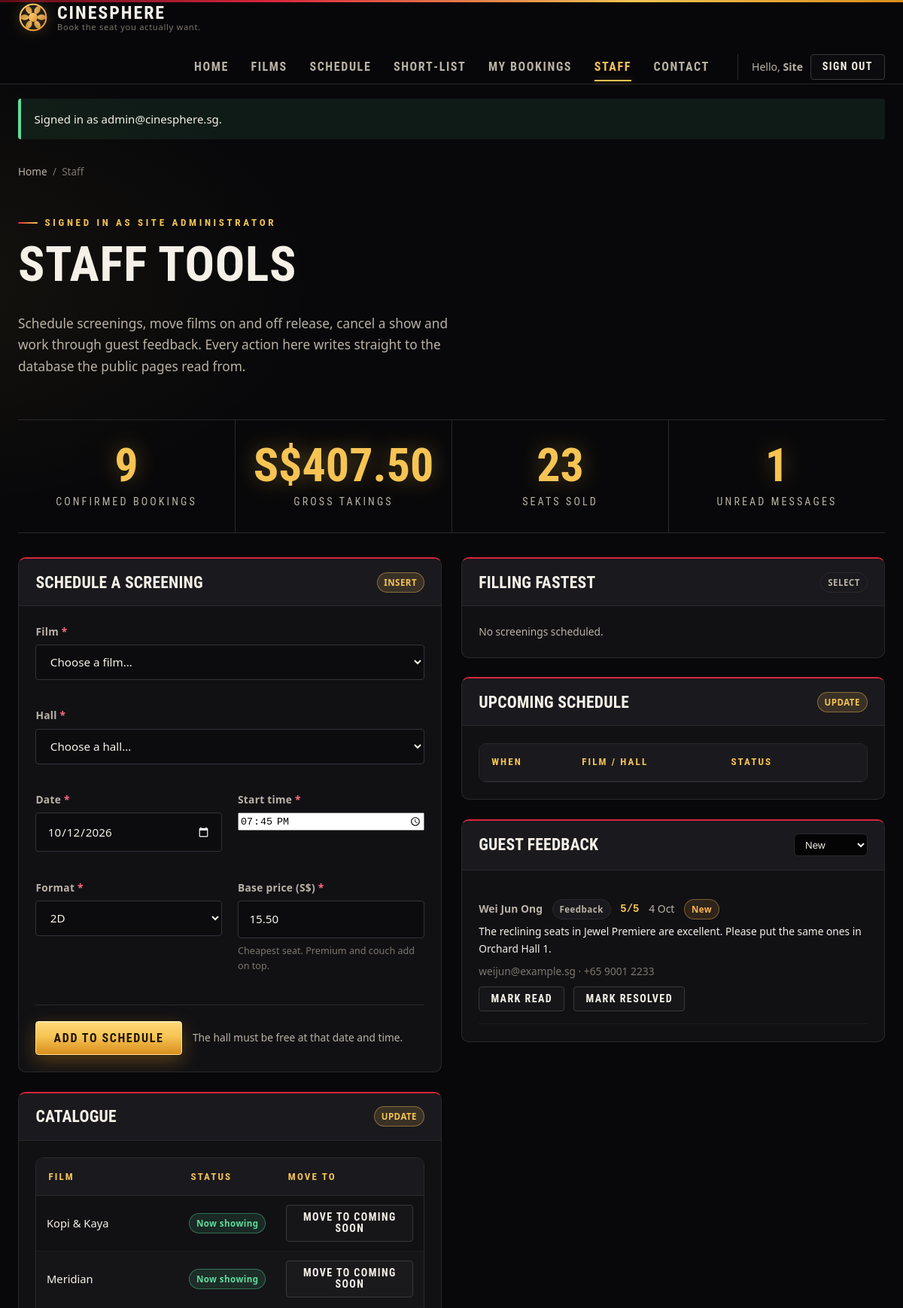
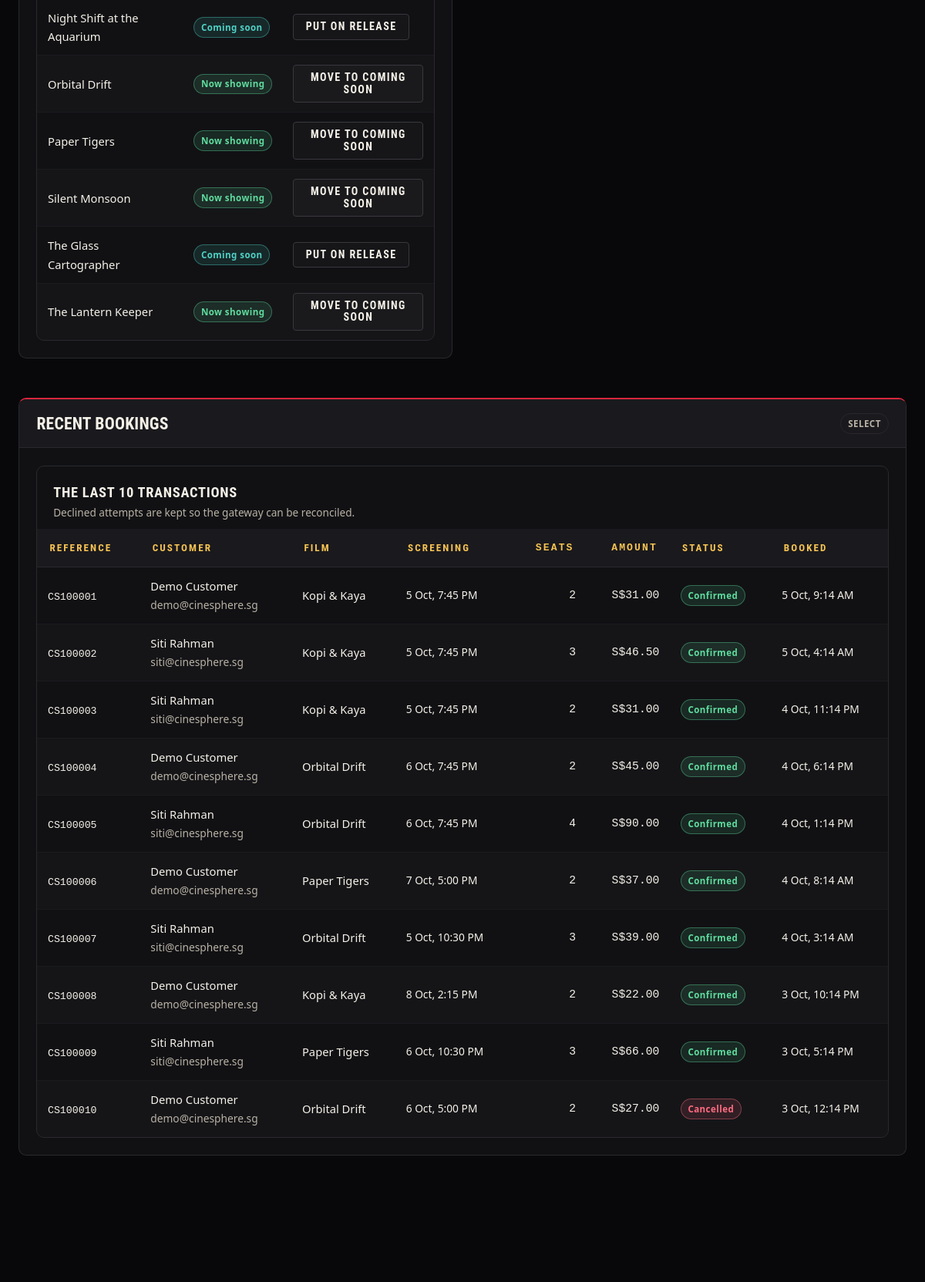
/admin.php (signed in, upper part), run on the app's committed database (2 pictures, top to bottom).
### tables this page shows
CREATE TABLE users (
    user_id       INT AUTO_INCREMENT PRIMARY KEY,
    full_name     VARCHAR(80)  NOT NULL,
    email         VARCHAR(120) NOT NULL,
    phone         VARCHAR(20)  NOT NULL,
    password_hash VARCHAR(255) NOT NULL,
    birth_date    DATE         DEFAULT NULL,
    role          ENUM('customer','admin') NOT NULL DEFAULT 'customer',
    is_active     TINYINT(1)   NOT NULL DEFAULT 1,
    created_at    DATETIME     NOT NULL DEFAULT CURRENT_TIMESTAMP,
    last_login    DATETIME     DEFAULT NULL,
    CONSTRAINT uq_users_email UNIQUE (email)
);

CREATE TABLE movies (
    movie_id     INT AUTO_INCREMENT PRIMARY KEY,
    title        VARCHAR(120) NOT NULL,
    tagline      VARCHAR(160) NOT NULL DEFAULT '',
    synopsis     TEXT         NOT NULL,
    genre        VARCHAR(60)  NOT NULL,
    language     VARCHAR(40)  NOT NULL DEFAULT 'English',
    duration_min SMALLINT UNSIGNED NOT NULL,
    classification ENUM('G','PG','PG13','NC16','M18') NOT NULL DEFAULT 'PG13',
    director     VARCHAR(80)  NOT NULL,
    cast_list    VARCHAR(255) NOT NULL,
    release_date DATE         NOT NULL,
    poster       VARCHAR(80)  NOT NULL,
    banner       VARCHAR(80)  NOT NULL DEFAULT '',
    user_score   DECIMAL(3,1) NOT NULL DEFAULT 0.0,
    status       ENUM('now_showing','coming_soon','archived')
                 NOT NULL DEFAULT 'now_showing',
    created_at   DATETIME NOT NULL DEFAULT CURRENT_TIMESTAMP
);

CREATE TABLE contact_messages (
    msg_id       INT AUTO_INCREMENT PRIMARY KEY,
    name         VARCHAR(80)  NOT NULL,
    email        VARCHAR(120) NOT NULL,
    phone        VARCHAR(20)  NOT NULL DEFAULT '',
    subject      VARCHAR(60)  NOT NULL,
    rating       TINYINT UNSIGNED NOT NULL DEFAULT 5,
    message      TEXT NOT NULL,
    msg_status   ENUM('new','read','resolved') NOT NULL DEFAULT 'new',
    submitted_at DATETIME NOT NULL DEFAULT CURRENT_TIMESTAMP
);

CREATE TABLE bookings (
    booking_id     INT AUTO_INCREMENT PRIMARY KEY,
    booking_ref    VARCHAR(16) NOT NULL,
    user_id        INT NOT NULL,
    showtime_id    INT NOT NULL,
    seat_count     TINYINT UNSIGNED NOT NULL,
    total_amount   DECIMAL(8,2) NOT NULL,
    booking_status ENUM('confirmed','cancelled','failed') NOT NULL DEFAULT 'confirmed',
    payment_status ENUM('paid','unpaid','refunded')       NOT NULL DEFAULT 'unpaid',
    payment_method VARCHAR(40) NOT NULL DEFAULT 'Third-party gateway',
    email_sent     TINYINT(1)  NOT NULL DEFAULT 0,
    booked_at      DATETIME    NOT NULL DEFAULT CURRENT_TIMESTAMP,
    updated_at     DATETIME    NOT NULL DEFAULT CURRENT_TIMESTAMP
                                ON UPDATE CURRENT_TIMESTAMP,
    CONSTRAINT uq_booking_ref UNIQUE (booking_ref),
    CONSTRAINT fk_book_user FOREIGN KEY (user_id)
        REFERENCES users(user_id) ON DELETE CASCADE,
    CONSTRAINT fk_book_show FOREIGN KEY (showtime_id)
        REFERENCES showtimes(showtime_id) ON DELETE CASCADE
);

CREATE TABLE showtimes (
    showtime_id INT AUTO_INCREMENT PRIMARY KEY,
    movie_id    INT  NOT NULL,
    hall_id     INT  NOT NULL,
    show_date   DATE NOT NULL,
    show_time   TIME NOT NULL,
    format      ENUM('2D','3D','IMAX') NOT NULL DEFAULT '2D',
    base_price  DECIMAL(6,2) NOT NULL,
    status      ENUM('open','sold_out','cancelled') NOT NULL DEFAULT 'open',
    CONSTRAINT uq_hall_slot UNIQUE (hall_id, show_date, show_time),
    CONSTRAINT fk_show_movie FOREIGN KEY (movie_id)
        REFERENCES movies(movie_id) ON DELETE CASCADE,
    CONSTRAINT fk_show_hall  FOREIGN KEY (hall_id)
        REFERENCES halls(hall_id)  ON DELETE CASCADE
);

### admin.php (the view, shortened to what the rows shown need)
<?php
require_once __DIR__ . '/includes/auth.php';
require_admin();
$movies = db_all("SELECT movie_id, title, status FROM movies
                   WHERE status <> 'archived' ORDER BY title");
$recent = db_all(
    'SELECT b.booking_ref, b.seat_count, b.total_amount, b.booking_status,
            b.payment_status, b.booked_at, u.full_name, u.email,
            m.title, st.show_date, st.show_time
       FROM bookings   b
       JOIN users     u  ON u.user_id      = b.user_id
       JOIN showtimes st ON st.showtime_id = b.showtime_id
       JOIN movies    m  ON m.movie_id     = st.movie_id
      ORDER BY b.booked_at DESC
      LIMIT 12'
);
$msgFilter = (string) ($_GET['msgs'] ?? 'new');
$messages = $msgFilter === 'all'
    ? db_all('SELECT * FROM contact_messages ORDER BY submitted_at DESC LIMIT 25')
    : db_all('SELECT * FROM contact_messages WHERE msg_status = ?
               ORDER BY submitted_at DESC LIMIT 25', [$msgFilter]);
require __DIR__ . '/includes/header.php';
?>
<section class="section-tight">
  <div class="container">
    <span class="eyebrow">Signed in as <?= e($me['full_name']) ?></span>
    <h1>Staff tools</h1>
    <p class="lede">
      Schedule screenings, move films on and off release, cancel a show and
      work through guest feedback. Every action here writes straight to the
      database the public pages read from.
    </p>
  </div>
</section>
<div class="container" style="padding-bottom:4rem;">
  <div class="admin-grid">
    <div>
      <div class="panel">
        <div class="panel-head">
          <h2>Schedule a screening</h2>
        </div>
      </div>
      <div class="panel">
        <div class="panel-head">
          <h2>Catalogue</h2>
        </div>
        <div class="panel-body">
          <div class="table-wrap">
            <table class="data" style="min-width:auto;">
              <thead>
                <tr>
                  <th scope="col">Film</th>
                  <th scope="col">Status</th>
                  <th scope="col">Move to</th>
                </tr>
              </thead>
              <tbody>
                <?php foreach ($movies as $m):
                    $next = $m['status'] === 'now_showing' ? 'coming_soon' : 'now_showing'; ?>
                <tr>
                  <td><?= e($m['title']) ?></td>
                  <td>
                    <span class="badge <?= $m['status'] === 'now_showing' ? 'badge-good' : 'badge-teal' ?>">
                      <?= $m['status'] === 'now_showing' ? 'Now showing' : 'Coming soon' ?>
                    </span>
                  </td>
                  <td>
                    <form method="post" action="admin_action.php" class="inline-form">
                      <button type="submit" class="btn btn-ghost btn-sm">
                        <?= $next === 'now_showing' ? 'Put on release' : 'Move to coming soon' ?>
                      </button>
                    </form>
                  </td>
                </tr>
                <?php endforeach; ?>
              </tbody>
            </table>
          </div>
        </div>
      </div>
    </div>
    <div>
      <div class="panel">
        <div class="panel-head">
          <h2>Filling fastest</h2>
        </div>
      </div>
      <div class="panel">
        <div class="panel-head">
          <h2>Upcoming schedule</h2>
        </div>
        <div class="panel-body">
          <div class="table-wrap">
            <table class="data" style="min-width:auto;">
              <thead>
                <tr>
                  <th scope="col">When</th>
                  <th scope="col">Film / hall</th>
                  <th scope="col">Status</th>
                  <th scope="col"><span class="sr-only">Action</span></th>
                </tr>
              </thead>
            </table>
          </div>
        </div>
      </div>
      <div class="panel">
        <div class="panel-head">
          <h2>Guest feedback</h2>
        </div>
        <div class="panel-body">
          <?php if (!$messages): ?>
            <p class="muted small" style="margin:0;">Nothing in this queue.</p>
          <?php else: ?>
            <?php foreach ($messages as $msg): ?>
              <div style="padding:1rem 0;border-bottom:1px solid var(--line-soft);">
                <p class="meta-row small" style="margin-bottom:.3rem;">
                  <strong><?= e($msg['name']) ?></strong>
                  <span class="badge"><?= e($msg['subject']) ?></span>
                  <span class="score"><?= (int) $msg['rating'] ?>/5</span>
                  <span class="muted"><?= e(date('j M', strtotime($msg['submitted_at']))) ?></span>
                  <span class="badge <?= $msg['msg_status'] === 'new' ? 'badge-mid' : 'badge' ?>">
                    <?= e(ucfirst($msg['msg_status'])) ?>
                  </span>
                </p>
                <p class="small" style="margin-bottom:.5rem;"><?= e($msg['message']) ?></p>
                <p class="small faint" style="margin-bottom:.5rem;">
                  <?= e($msg['email']) ?> &middot; <?= e($msg['phone']) ?>
                </p>
                <div class="btn-row">
                  <?php foreach (['read' => 'Mark read', 'resolved' => 'Mark resolved'] as $st => $lbl):
                      if ($msg['msg_status'] === $st) { continue; } ?>
                    <form method="post" action="admin_action.php" class="inline-form">
                      <button type="submit" class="btn btn-ghost btn-sm"><?= e($lbl) ?></button>
                    </form>
                  <?php endforeach; ?>
                </div>
              </div>
            <?php endforeach; ?>
          <?php endif; ?>
        </div>
      </div>
    </div>
  </div>
  <div class="panel" style="margin-top:1.6rem;">
    <div class="panel-head">
      <h2>Recent bookings</h2>
    </div>
    <div class="panel-body">
      <div class="table-wrap">
        <table class="data">
          <caption>
            The last <?= count($recent) ?> transactions
            <span class="muted">Declined attempts are kept so the gateway can be reconciled.</span>
          </caption>
          <thead>
            <tr>
              <th scope="col">Reference</th>
              <th scope="col">Customer</th>
              <th scope="col">Film</th>
              <th scope="col">Screening</th>
              <th scope="col" class="num">Seats</th>
              <th scope="col" class="num">Amount</th>
              <th scope="col">Status</th>
              <th scope="col">Booked</th>
            </tr>
          </thead>
          <tbody>
            <?php foreach ($recent as $r): ?>
            <tr>
              <td><code><?= e($r['booking_ref']) ?></code></td>
              <td>
                <?= e($r['full_name']) ?><br>
                <span class="small muted"><?= e($r['email']) ?></span>
              </td>
              <td><?= e($r['title']) ?></td>
              <td class="small nowrap">
                <?= e(date('j M', strtotime($r['show_date']))) ?>,
                <?= e(pretty_time($r['show_time'])) ?>
              </td>
              <td class="num"><?= (int) $r['seat_count'] ?></td>
              <td class="num"><?= e(money($r['total_amount'])) ?></td>
              <td>
                <span class="badge <?= $r['booking_status'] === 'confirmed' ? 'badge-good'
                                     : ($r['booking_status'] === 'cancelled' ? 'badge-sold' : 'badge-mid') ?>">
                  <?= e(ucfirst($r['booking_status'])) ?>
                </span>
              </td>
              <td class="small nowrap"><?= e(date('j M, g:i A', strtotime($r['booked_at']))) ?></td>
            </tr>
            <?php endforeach; ?>
          </tbody>
        </table>
      </div>
    </div>
  </div>
</div>
<?php require __DIR__ . '/includes/footer.php'; ?>

### includes/header.php (shortened to what the rows shown need)
<?php
require_once __DIR__ . '/auth.php';
$me         = current_user();
?>
<!DOCTYPE html>
<html lang="en">
<head>
<link rel="stylesheet" href="css/style.css?v=<?= (int) filemtime(__DIR__ . '/../css/style.css') ?>">
</head>
<body>
<header class="site-header">
  <div class="container header-inner">
    <nav id="site-navigation" class="site-nav" aria-label="Main">
      <div class="nav-account">
        <?php if ($me): ?>
          <span class="who">Hello, <strong><?= e(explode(' ', $me['full_name'])[0]) ?></strong></span>
          <form method="post" action="logout.php" class="inline-form">
            <button type="submit" class="btn btn-ghost btn-sm">Sign out</button>
          </form>
        <?php else: ?>
          <a class="btn btn-ghost btn-sm" href="account.php">Sign in</a>
          <a class="btn btn-primary btn-sm" href="account.php?tab=register">Register</a>
        <?php endif; ?>
      </div>
    </nav>
  </div>
</header>
<main id="main">

### data on the page
users: full_name "Site", full_name "SITE ADMINISTRATOR"
movies: title "Kopi & Kaya", status "Now showing"
movies: title "Meridian", status "Now showing"
movies: title "Night Shift at the Aquarium", status "Coming soon"
movies: title "Orbital Drift", status "Now showing"
movies: title "Paper Tigers", status "Now showing"
movies: title "Silent Monsoon", status "Now showing"
movies: title "The Glass Cartographer", status "Coming soon"
movies: title "The Lantern Keeper", status "Now showing"
contact_messages: name "Wei Jun Ong", subject "Feedback", rating "5", submitted_at "4 Oct", msg_status "New", message "The reclining seats in Jewel Premiere are excellent. Please put the same ones in Orchard Hall 1.", email "weijun@example.sg", phone "+65 9001 2233", lbl "MARK READ", lbl "MARK RESOLVED"
bookings: booking_ref "CS100001", user.full_name "Demo Customer", user.email "demo@cinesphere.sg", movies.title "Kopi & Kaya", showtime.show_date "5 Oct", showtime.show_time "7:45 PM", seat_count "2", total_amount "S$31.00", booking_status "Confirmed", booked_at "5 Oct, 9:14 AM"
bookings: booking_ref "CS100002", user.full_name "Siti Rahman", user.email "siti@cinesphere.sg", movies.title "Kopi & Kaya", showtime.show_date "5 Oct", showtime.show_time "7:45 PM", seat_count "3", total_amount "S$46.50", booking_status "Confirmed", booked_at "5 Oct, 4:14 AM"
bookings: booking_ref "CS100003", user.full_name "Siti Rahman", user.email "siti@cinesphere.sg", movies.title "Kopi & Kaya", showtime.show_date "5 Oct", showtime.show_time "7:45 PM", seat_count "2", total_amount "S$31.00", booking_status "Confirmed", booked_at "4 Oct, 11:14 PM"
bookings: booking_ref "CS100004", user.full_name "Demo Customer", user.email "demo@cinesphere.sg", movies.title "Orbital Drift", showtime.show_date "6 Oct", showtime.show_time "7:45 PM", seat_count "2", total_amount "S$45.00", booking_status "Confirmed", booked_at "4 Oct, 6:14 PM"
bookings: booking_ref "CS100005", user.full_name "Siti Rahman", user.email "siti@cinesphere.sg", movies.title "Orbital Drift", showtime.show_date "6 Oct", showtime.show_time "7:45 PM", seat_count "4", total_amount "S$90.00", booking_status "Confirmed", booked_at "4 Oct, 1:14 PM"
bookings: booking_ref "CS100006", user.full_name "Demo Customer", user.email "demo@cinesphere.sg", movies.title "Paper Tigers", showtime.show_date "7 Oct", showtime.show_time "5:00 PM", seat_count "2", total_amount "S$37.00", booking_status "Confirmed", booked_at "4 Oct, 8:14 AM"
bookings: booking_ref "CS100007", user.full_name "Siti Rahman", user.email "siti@cinesphere.sg", movies.title "Orbital Drift", showtime.show_date "5 Oct", showtime.show_time "10:30 PM", seat_count "3", total_amount "S$39.00", booking_status "Confirmed", booked_at "4 Oct, 3:14 AM"
bookings: booking_ref "CS100008", user.full_name "Demo Customer", user.email "demo@cinesphere.sg", movies.title "Kopi & Kaya", showtime.show_date "8 Oct", showtime.show_time "2:15 PM", seat_count "2", total_amount "S$22.00", booking_status "Confirmed", booked_at "3 Oct, 10:14 PM"
bookings: booking_ref "CS100009", user.full_name "Siti Rahman", user.email "siti@cinesphere.sg", movies.title "Paper Tigers", showtime.show_date "6 Oct", showtime.show_time "10:30 PM", seat_count "3", total_amount "S$66.00", booking_status "Confirmed", booked_at "3 Oct, 5:14 PM"
bookings: booking_ref "CS100010", user.full_name "Demo Customer", user.email "demo@cinesphere.sg", movies.title "Orbital Drift", showtime.show_date "6 Oct", showtime.show_time "5:00 PM", seat_count "2", total_amount "S$27.00", booking_status "Cancelled", booked_at "3 Oct, 12:14 PM"

### other printed values
SITE_NAME "CINESPHERE"
SITE_TAGLINE "Book the seat you actually want."
$f['msg'] "Signed in as admin@cinesphere.sg."
$kpi['bookings'] "9"
money($kpi['revenue']) "S$407.50"
$kpi['seats_sold'] "23"
$kpi['new_msgs'] "1"
CURRENCY "S$"
count($recent) "10"
form field format "2D"
